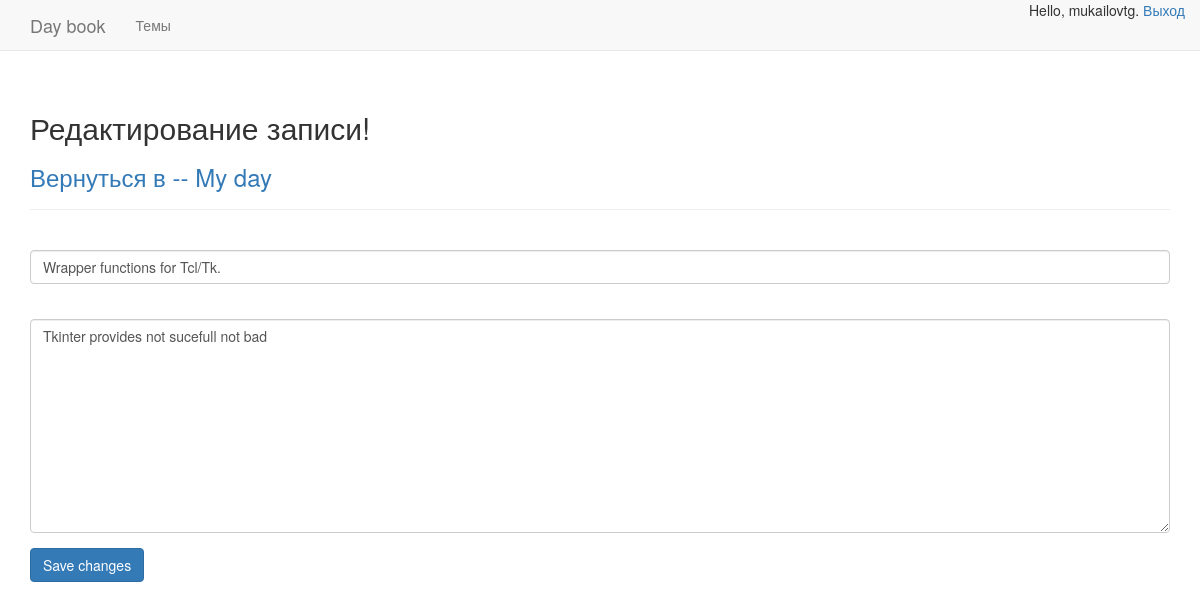
The page /edit_entry/1/ (signed in) on the database its author committed.
### journal/models.py (models this page shows, shortened)
class Category(models.Model):
    name = models.CharField(max_length=200, verbose_name='Категории')
    date_added = models.DateTimeField(auto_now_add=True)
    master = models.ForeignKey(User)
    class Meta:
        verbose_name_plural = 'Categories'
    def __str__(self):
        return self.name

class Entry(models.Model):
    category = models.ForeignKey(Category)
    name = models.CharField(max_length=250, verbose_name='Запись')
    description = models.TextField(verbose_name='Описание')
    date_added = models.DateTimeField(auto_now_add=True)
    class Meta:
        verbose_name_plural = 'Entries'

### journal/views.py (the view, shortened to what this page needs)
# urls.py: url(r'^edit_entry/(?P<category_id>\d+)/$', views.edit_entry, name='edit_entry'),
@login_required
def edit_entry(request, category_id):
    entry = Entry.objects.get(id=category_id)
    category = entry.category
    master_valid(request, category)
    if request.method != 'POST':
        form = EntryForm(instance=entry)
    context = {'entry': entry,
               'category': category,
               'form': form}
    return render(request, 'journal/edit_entry.html', context)

### journal/forms.py
class EntryForm(forms.ModelForm):
    class Meta:
        model = Entry
        fields = ['name', 'description']
        labels = {'name': '',
                  'description': ''}
        widgets = {'description': forms.Textarea(attrs={'cols': 80})}

### journal/views.py (called while the page is built)
def master_valid(request, category):
    if category.master != request.user:
        raise Http404

### journal/templates/journal/edit_entry.html (shortened to what this page needs)
<!DOCTYPE html>
{% extends 'journal/base.html' %}
{% load bootstrap3 %}
{% block header %}
    <h2>Редактирование записи!</h2>
    <h3>
        <a href="{% url 'journal:category' category.id %}">
            Вернуться в -- {{ category }}
        </a>
    </h3>
{% endblock header %}
{% block content %}
    <form action="{% url 'journal:edit_entry' entry.id %}" method="post" class="form">
        {% bootstrap_form form %}
        {% buttons %}
        <button name="submit" class="btn btn-primary">Save changes</button>
        {% endbuttons %}
    </form>
{% endblock content %}

### journal/templates/journal/base.html (shortened to what this page needs)
<!DOCTYPE html>
{% load bootstrap3 %}
<html lang="en">
<head>
    {% bootstrap_css %}
</head>
<body>
  <nav class="navbar navbar-default navbar-static-top">
      <div class="container">
          <div class="navbar-header">
              <a class="navbar-brand" href="{% url 'journal:index' %}">Day book</a>
          </div>
          <div id="navbar" class="navbar-collapse collapse">
              <ul class="nav navbar-nav">
                  <li>
                      <a href="{% url 'journal:categories' %}">Темы</a>
                  </li>
              </ul>
              <ul class="nav navbar-nav navbar-right">
                {% if user.is_authenticated %}
                    Hello, {{ user.username }}.
                    <a href="{% url 'users:logout' %}">Выход</a>
                {% else %}
                    <a href="{% url 'users:register' %}">Регистрация</a> -
                    <a href="{% url 'users:login' %}">Войти</a>
                {% endif %}
              </ul>
          </div>
      </div>
  </nav>
  <div class="container">
      <div class="page-header">
          {% block header %}{% endblock header %}
      </div>
      <div>
        {% block content %}{% endblock content %}
      </div>
  </div>
</body>
</html>

### rows shown on the page
Category: name "My day"
Entry: name "Wrapper functions for Tcl/Tk.", description "Tkinter provides not sucefull not bad"

### other values the page prints
{{ user.username }} "mukailovtg"
